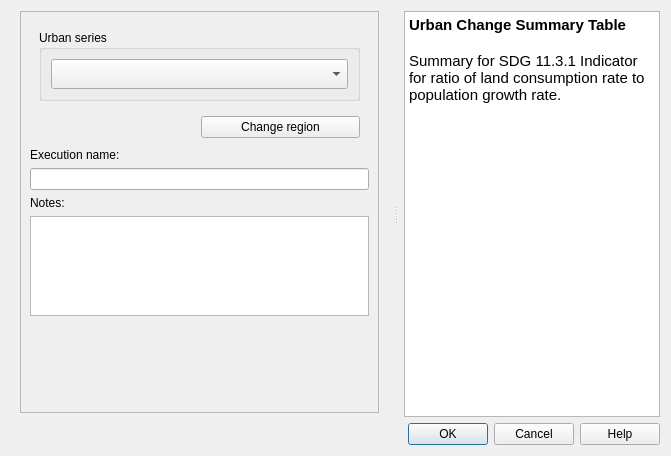
<?xml version="1.0" encoding="UTF-8"?>
<ui version="4.0">
 <class>DlgCalculateUrbanSummaryTable</class>
 <widget class="QDialog" name="DlgCalculateUrbanSummaryTable">
  <property name="geometry">
   <rect>
    <x>0</x>
    <y>0</y>
    <width>671</width>
    <height>456</height>
   </rect>
  </property>
  <property name="sizePolicy">
   <sizepolicy hsizetype="Fixed" vsizetype="Fixed">
    <horstretch>0</horstretch>
    <verstretch>0</verstretch>
   </sizepolicy>
  </property>
  <property name="windowTitle">
   <string>Urban Change Summary Table | Urban Change and Land Consumption</string>
  </property>
  <layout class="QVBoxLayout" name="verticalLayout">
   <item>
    <widget class="QSplitter" name="splitter">
     <property name="orientation">
      <enum>Qt::Horizontal</enum>
     </property>
     <property name="handleWidth">
      <number>16</number>
     </property>
     <widget class="QFrame" name="configurations">
      <property name="sizePolicy">
       <sizepolicy hsizetype="Expanding" vsizetype="Expanding">
        <horstretch>2</horstretch>
        <verstretch>0</verstretch>
       </sizepolicy>
      </property>
      <property name="frameShape">
       <enum>QFrame::NoFrame</enum>
      </property>
      <property name="frameShadow">
       <enum>QFrame::Raised</enum>
      </property>
      <layout class="QVBoxLayout" name="verticalLayout_3">
       <property name="leftMargin">
        <number>9</number>
       </property>
       <property name="topMargin">
        <number>0</number>
       </property>
       <property name="rightMargin">
        <number>9</number>
       </property>
       <property name="bottomMargin">
        <number>4</number>
       </property>
       <item>
        <widget class="QScrollArea" name="scrollArea">
         <property name="widgetResizable">
          <bool>true</bool>
         </property>
         <widget class="QWidget" name="scrollAreaWidgetContents">
          <property name="geometry">
           <rect>
            <x>0</x>
            <y>0</y>
            <width>361</width>
            <height>401</height>
           </rect>
          </property>
          <layout class="QVBoxLayout" name="verticalLayout_4">
           <item>
            <widget class="QFrame" name="setup_frame">
             <property name="frameShape">
              <enum>QFrame::NoFrame</enum>
             </property>
             <property name="frameShadow">
              <enum>QFrame::Raised</enum>
             </property>
             <layout class="QVBoxLayout" name="verticalLayout_2">
              <item>
               <widget class="QGroupBox" name="groupBox_2">
                <property name="sizePolicy">
                 <sizepolicy hsizetype="Preferred" vsizetype="Minimum">
                  <horstretch>0</horstretch>
                  <verstretch>0</verstretch>
                 </sizepolicy>
                </property>
                <property name="minimumSize">
                 <size>
                  <width>0</width>
                  <height>0</height>
                 </size>
                </property>
                <property name="maximumSize">
                 <size>
                  <width>16777215</width>
                  <height>16777215</height>
                 </size>
                </property>
                <property name="font">
                 <font>
                  <weight>50</weight>
                  <bold>false</bold>
                 </font>
                </property>
                <property name="title">
                 <string>Urban series</string>
                </property>
                <layout class="QVBoxLayout" name="verticalLayout_6">
                 <item>
                  <widget class="WidgetDataIOSelectTELayerExisting" name="combo_layer_urban_series">
                   <property name="sizePolicy">
                    <sizepolicy hsizetype="Expanding" vsizetype="Minimum">
                     <horstretch>0</horstretch>
                     <verstretch>0</verstretch>
                    </sizepolicy>
                   </property>
                   <property name="minimumSize">
                    <size>
                     <width>0</width>
                     <height>30</height>
                    </size>
                   </property>
                   <property name="layer_type" stdset="0">
                    <string notr="true">Urban series</string>
                   </property>
                  </widget>
                 </item>
                </layout>
               </widget>
              </item>
             </layout>
            </widget>
           </item>
           <item>
            <layout class="QHBoxLayout" name="horizontalLayout">
             <property name="leftMargin">
              <number>5</number>
             </property>
             <property name="rightMargin">
              <number>9</number>
             </property>
             <property name="bottomMargin">
              <number>4</number>
             </property>
             <item>
              <widget class="QLabel" name="region_la">
               <property name="toolTip">
                <string>The current selected region of interest</string>
               </property>
               <property name="text">
                <string/>
               </property>
               <property name="wordWrap">
                <bool>true</bool>
               </property>
              </widget>
             </item>
             <item>
              <widget class="QPushButton" name="region_button">
               <property name="toolTip">
                <string>&lt;html&gt;&lt;head/&gt;&lt;body&gt;&lt;p&gt;Opens settings dialog in order to change region of interest.&lt;/p&gt;&lt;/body&gt;&lt;/html&gt;</string>
               </property>
               <property name="text">
                <string>Change region</string>
               </property>
              </widget>
             </item>
            </layout>
           </item>
           <item>
            <widget class="QLabel" name="execution_name_la">
             <property name="text">
              <string>Execution name:</string>
             </property>
            </widget>
           </item>
           <item>
            <widget class="QLineEdit" name="execution_name_le">
             <property name="toolTip">
              <string>&lt;html&gt;&lt;head/&gt;&lt;body&gt;&lt;p&gt;Input for the name that will be assigned to the execution task, if not filled the algorithm name will be used as the task name.&lt;/p&gt;&lt;/body&gt;&lt;/html&gt;</string>
             </property>
            </widget>
           </item>
           <item>
            <widget class="QLabel" name="task_notes_la">
             <property name="text">
              <string>Notes:</string>
             </property>
            </widget>
           </item>
           <item>
            <widget class="QTextEdit" name="task_notes">
             <property name="sizePolicy">
              <sizepolicy hsizetype="Expanding" vsizetype="Minimum">
               <horstretch>0</horstretch>
               <verstretch>0</verstretch>
              </sizepolicy>
             </property>
             <property name="minimumSize">
              <size>
               <width>0</width>
               <height>0</height>
              </size>
             </property>
             <property name="maximumSize">
              <size>
               <width>16777215</width>
               <height>100</height>
              </size>
             </property>
             <property name="toolTip">
              <string>User notes associated with the executed task.</string>
             </property>
            </widget>
           </item>
           <item>
            <spacer name="verticalSpacer">
             <property name="orientation">
              <enum>Qt::Vertical</enum>
             </property>
             <property name="sizeHint" stdset="0">
              <size>
               <width>20</width>
               <height>63</height>
              </size>
             </property>
            </spacer>
           </item>
          </layout>
         </widget>
        </widget>
       </item>
      </layout>
     </widget>
     <widget class="QTextBrowser" name="alg_help">
      <property name="sizePolicy">
       <sizepolicy hsizetype="Expanding" vsizetype="Expanding">
        <horstretch>0</horstretch>
        <verstretch>0</verstretch>
       </sizepolicy>
      </property>
      <property name="accessibleName">
       <string/>
      </property>
      <property name="html">
       <string>&lt;!DOCTYPE HTML PUBLIC &quot;-//W3C//DTD HTML 4.0//EN&quot; &quot;http://www.w3.org/TR/REC-html40/strict.dtd&quot;&gt;
&lt;html&gt;&lt;head&gt;&lt;meta name=&quot;qrichtext&quot; content=&quot;1&quot; /&gt;&lt;style type=&quot;text/css&quot;&gt;
p, li { white-space: pre-wrap; }
&lt;/style&gt;&lt;/head&gt;&lt;body style=&quot; font-family:'Ubuntu'; font-size:11pt; font-weight:400; font-style:normal;&quot;&gt;
&lt;p style=&quot; margin-top:0px; margin-bottom:0px; margin-left:0px; margin-right:0px; -qt-block-indent:0; text-indent:0px;&quot;&gt;&lt;span style=&quot; font-weight:600;&quot;&gt;Urban Change Summary Table&lt;/span&gt;&lt;/p&gt;
&lt;p style=&quot;-qt-paragraph-type:empty; margin-top:0px; margin-bottom:0px; margin-left:0px; margin-right:0px; -qt-block-indent:0; text-indent:0px; font-weight:600;&quot;&gt;&lt;br /&gt;&lt;/p&gt;
&lt;p style=&quot; margin-top:0px; margin-bottom:0px; margin-left:0px; margin-right:0px; -qt-block-indent:0; text-indent:0px;&quot;&gt;Summary for SDG 11.3.1 Indicator for ratio of land consumption rate to population growth rate.&lt;/p&gt;&lt;/body&gt;&lt;/html&gt;</string>
      </property>
      <property name="openExternalLinks">
       <bool>true</bool>
      </property>
      <property name="openLinks">
       <bool>false</bool>
      </property>
     </widget>
    </widget>
   </item>
   <item>
    <widget class="QDialogButtonBox" name="button_box">
     <property name="orientation">
      <enum>Qt::Horizontal</enum>
     </property>
     <property name="standardButtons">
      <set>QDialogButtonBox::Cancel|QDialogButtonBox::Help|QDialogButtonBox::Ok</set>
     </property>
    </widget>
   </item>
  </layout>
 </widget>
 <customwidgets>
  <customwidget>
   <class>WidgetDataIOSelectTELayerExisting</class>
   <extends>QComboBox</extends>
   <header>LDMP/data_io</header>
  </customwidget>
 </customwidgets>
 <resources/>
 <connections>
  <connection>
   <sender>button_box</sender>
   <signal>accepted()</signal>
   <receiver>DlgCalculateUrbanSummaryTable</receiver>
   <slot>accept()</slot>
   <hints>
    <hint type="sourcelabel">
     <x>145</x>
     <y>370</y>
    </hint>
    <hint type="destinationlabel">
     <x>187</x>
     <y>-15</y>
    </hint>
   </hints>
  </connection>
  <connection>
   <sender>button_box</sender>
   <signal>rejected()</signal>
   <receiver>DlgCalculateUrbanSummaryTable</receiver>
   <slot>reject()</slot>
   <hints>
    <hint type="sourcelabel">
     <x>170</x>
     <y>383</y>
    </hint>
    <hint type="destinationlabel">
     <x>184</x>
     <y>-19</y>
    </hint>
   </hints>
  </connection>
 </connections>
</ui>
